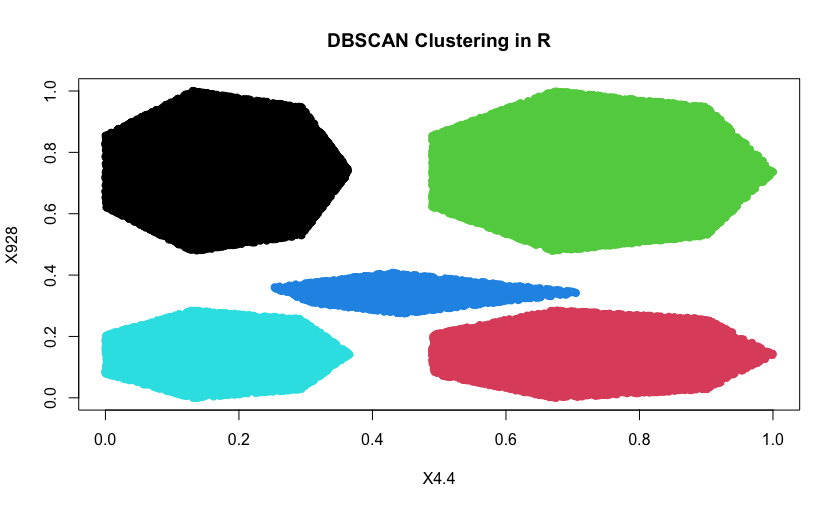

The script that drew this image:
# Install and load the necessary libraries
install.packages("dbscan")
library(dbscan)

# Read the data from the CSV file
data <- read.csv("data/samples.csv")

# Drop the Null values
data <- na.omit(data)

# Min-max scale the samples to [0, 1]
min_max_scale <- function(x) {
  (x - min(x)) / (max(x) - min(x))
}

# Scale to every column separately
scaled_data <- apply(data, 2, min_max_scale)

# Run DBSCAN
dbscan_result <- dbscan(scaled_data, eps = 0.01, minPts = 5)

cat("\nNumber of clusters:", max(dbscan_result$cluster), "\n")

# Visualize the clusters
plot(scaled_data, col = dbscan_result$cluster, pch = 19, main = "DBSCAN Clustering in R")
